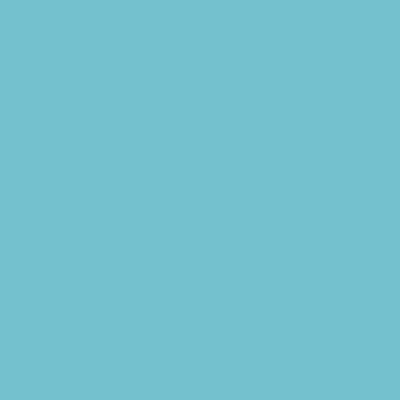
Frame 1 (no input)
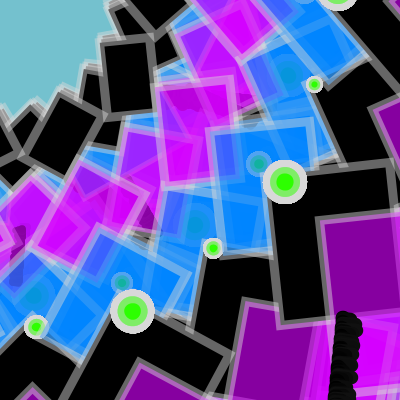
Frame 60 (the mouse pressed at the canvas centre just before this capture)
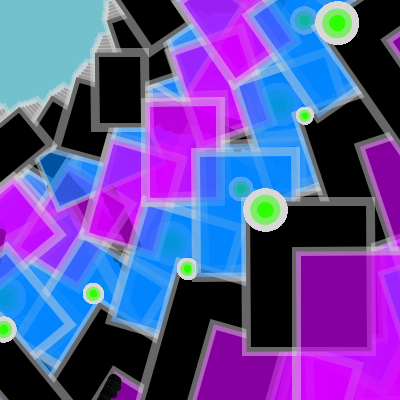
Frame 120 (the mouse held since frame 60 and released just before this capture)

The Processing sketch that drew these frames (run headless with seeded random() and noise(); from frame 60 on, the mouse is pressed at the canvas centre):

// Processing sketch: processing_131316
// ── processing_131316.pde

float a = 0.5;
float b = 1;
float c = 1.5;
float e = 0.0;


void setup(){
size(400, 400);
background(116, 193, 206);
frameRate(25);
smooth();
}

void draw()
{
  
a = a + .1;
b = b + .2;
c = c + .3;
e = cos(a)*1.5;

rotate(a);
rotate(b);
rotate(c);

stroke (255, 120);
  translate (40, 20);
  for (int i = 0; i < 10; i++)
  strokeWeight (i);
  rotate(PI/8);


fill(238, 238, 0);
rect(50, 50, 50, 75);
fill(242, 204, 47, 160);
rect(100, 100, 75, 100);
fill(174, 221, 60, 160);
rect(150, 150, 100, 125);
fill(238, 238, 0);
rect(200, 200, 125, 150);
fill(242, 204, 47, 160);
rect(250, 250, 150, 175);

translate(width/2, height/2);
scale(e);
fill(174, 221, 60, 160);
  rect (50, 300, 100, 200);
  rotate (-PI/8);
  
  colorMode(HSB, 300, 20, 20);
  for (int i = 0; i < 100; i++)
{
  float newHue = 200 - (i * 1.1);
  fill(newHue, 20, 20);
  ellipse(10, 10, 20, 20);
}
for (int h = 0; h < 75; h++) 
{
  float d = random(10);
  stroke(d*2);
  line(150, h, 150+d, h);
}


}
